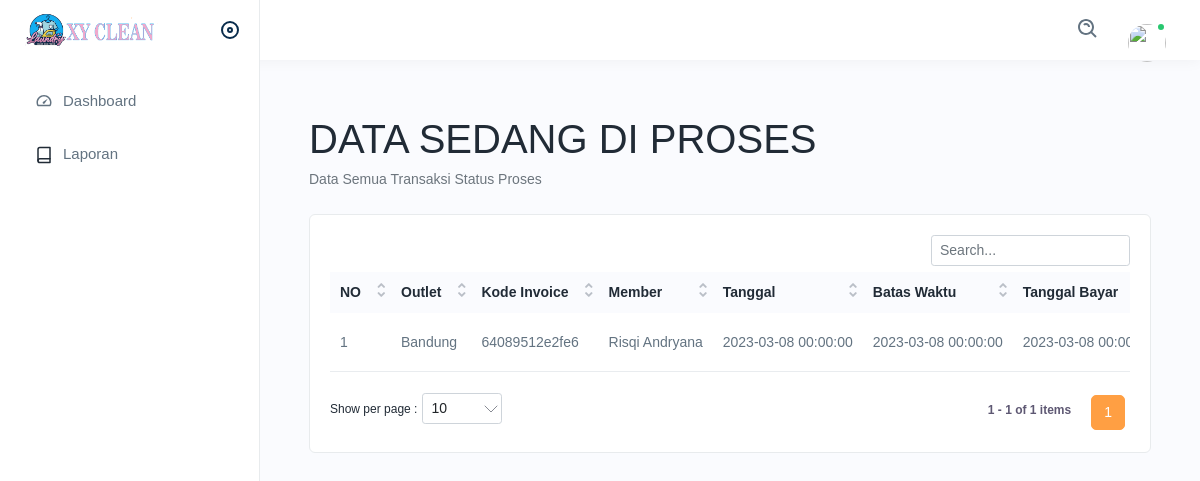
/transaksi/data_proses, run on the app's committed database.
### tables this page shows
CREATE TABLE `tb_transaksi` (
  `id` int(11) NOT NULL,
  `id_outlet` int(11) NOT NULL,
  `id_paket` int(11) NOT NULL,
  `kode_invoice` varchar(100) NOT NULL,
  `id_member` int(11) NOT NULL,
  `tgl` datetime NOT NULL,
  `batas_waktu` datetime NOT NULL,
  `tgl_bayar` datetime NOT NULL,
  `biaya_tambahan` int(11) NOT NULL,
  `qty` double NOT NULL,
  `diskon` double NOT NULL,
  `pajak` int(11) NOT NULL,
  `status` enum('baru','proses','selesai','diambil') NOT NULL,
  `dibayar` enum('dibayar','belum_dibayar') NOT NULL,
  `id_user` int(11) NOT NULL
);

CREATE TABLE `tb_outlet` (
  `id` int(11) NOT NULL,
  `nama` varchar(100) NOT NULL,
  `alamat` text NOT NULL,
  `tlp` varchar(15) NOT NULL
);

CREATE TABLE `tb_member` (
  `id` int(11) NOT NULL,
  `nama` varchar(100) NOT NULL,
  `alamat` text NOT NULL,
  `jenis_kelamin` enum('L','P') NOT NULL,
  `tlp` varchar(15) NOT NULL
);

### application/controllers/Transaksi.php (called while the page is built, shortened)
<?php
class Transaksi extends CI_Controller {
    function __construct(){
		$this->load->model('m_data');
        $this->load->model('m_outlet');
        $this->load->model('m_user');
	}
    function data_proses(){
        $data['transaksi'] = $this->m_data->tampil_data_proses();
        $data['outlet'] = $this->m_outlet->tampil_data()->result();
        $data['member'] = $this->m_user->tampil_data_member()->result();
        $data['user'] = $this->m_user->tampil_data();
        $data['paket'] = $this->m_data->tampil_data_paket();
		$this->load->view('transaksi/proses',$data);
    }
}

### index.php (called while the page is built, shortened)
<?php
require_once BASEPATH.'core/CodeIgniter.php';

### application/models/m_data.php (called while the page is built, shortened)
<?php
class M_data extends CI_Model{
    function tampil_data_paket(){
		$this->db->select('*,tb_paket.id as paket_id, tb_outlet.id as outlet_id');
		$this->db->from('tb_paket');
		$this->db->join('tb_outlet', 'tb_outlet.id = tb_paket.id_outlet');
		$query = $this->db->get();
		return $query->result();
	}
	function tampil_data_proses(){
		$this->db->select('*,tb_transaksi.id as transaksi_id, tb_outlet.id as outlet_id, tb_member.nama as nama_member,tb_user.nama as nama_user,tb_outlet.nama as nama_outlet');
		$this->db->from('tb_transaksi');
		$this->db->join('tb_outlet', 'tb_outlet.id = tb_transaksi.id_outlet');
		$this->db->join('tb_member', 'tb_member.id = tb_transaksi.id_member');
		$this->db->join('tb_user', 'tb_user.id = tb_transaksi.id_user');
		$this->db->where('tb_transaksi.status = "proses"');
		$query = $this->db->get();
		return $query->result();
	}
}

### application/views/transaksi/proses.php (the view, shortened to what this page needs)
<head>
</head>
<div class="page-wrapper">
    <div class="content">
        <div class="row">
            <main>
                <div class="container-fluid">
                    <h1 class="mt-4">DATA SEDANG DI PROSES</h1>
                    <ol class="breadcrumb mb-4">
                        <li class="breadcrumb-item active">Data Semua Transaksi Status Proses</li>
                    </ol>
                    <div class="row">
                        <div class="col-sm-12">
                            <div class="card">
                                <div class="card-body">
                                    <div class="table-responsive">
                                        <table class="table datanew ">
                                            <thead>
                                                <tr>
                                                    <th>NO</th>
                                                    <th>Outlet</th>
                                                    <th>Kode Invoice</th>
                                                    <th>Member</th>
                                                    <th>Tanggal</th>
                                                    <th>Batas Waktu</th>
                                                    <th>Tanggal Bayar</th>
                                                </tr>
                                            </thead>
                                            <tbody>
                                                <tr>
                                                    <?php
										$no = 1;
										foreach($transaksi as $u){
										?>
                                                    <td><?php echo $no++ ?></td>
                                                    <td><?php echo $u->nama_outlet ?></td>
                                                    <td><?php echo $u->kode_invoice ?></td>
                                                    <td><?php echo $u->nama_member ?></td>
                                                    <td><?php echo $u->tgl ?></td>
                                                    <td><?php echo $u->batas_waktu ?></td>
                                                    <td><?php echo $u->tgl_bayar ?></td>
                                                </tr>
                                                <?php }?>
                                            </tbody>
                                        </table>
                                    </div>
                                </div>
                            </div>
                        </div>
                    </div>
                </div>
            </main>
        </div>
    </div>
</div>

### data on the page
tb_transaksi: id_outlet.nama "Bandung", kode_invoice "64089512e2fe6", id_member.nama "Risqi Andryana", tgl "2023-03-08 00:00:00", batas_waktu "2023-03-08 00:00:00", tgl_bayar "2023-03-08…"
